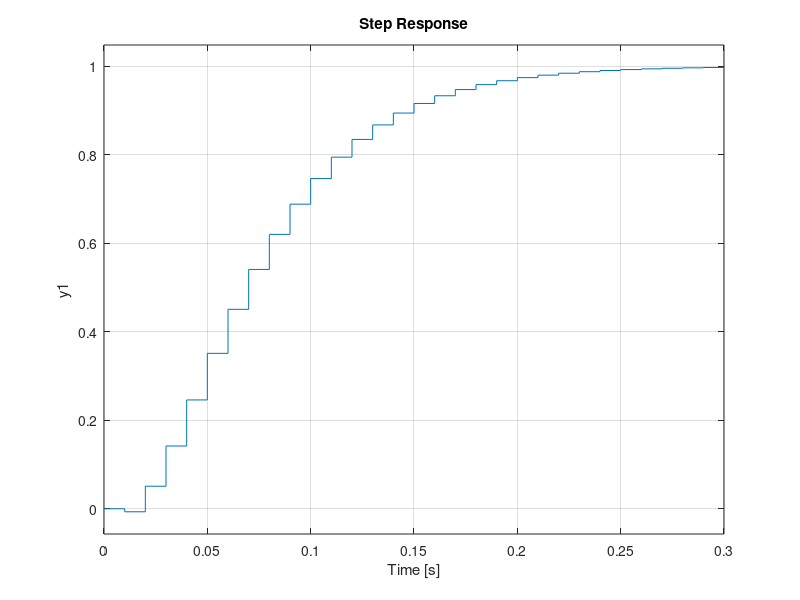

Here is the MATLAB script that generated this plot:
% %% Problem 3
% 
% T = 0.2;
% zeta = 0.298;
% omega_n = 3;
% omega_d = omega_n*sqrt(1-zeta^2);
% 
% roots = [exp(-zeta*omega_n*T)*(cos(omega_d*T)+sin(omega_d*T)*1i);exp(-zeta*omega_n*T)*(cos(omega_d*T)-sin(omega_d*T)*1i)];
% charEqn = poly(roots);
% 
% G = tf(0.2899,charEqn,.2);
% step(G);

%%Problem 4
k = -0.0068;
G = tf([k -10*k],[1 k-1.5 0.5-10*k],0.01);
step(G);
